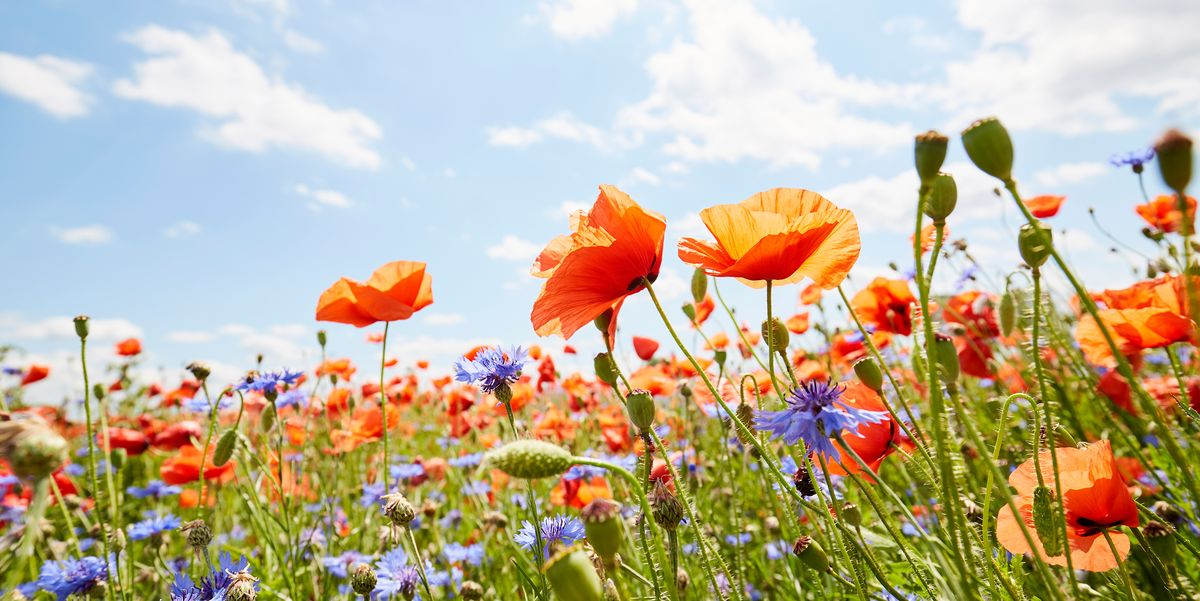
#> input picture image.jpg, 1200 x 601 px
$ python pixelAccess.py --image image.jpg
#> lines starting #> are read from the running program, lines starting #| are printed output that depends on the picture; after the words box and inside, x2 and y2 are one past the last pixel; in counts of white or black regions, pixels touching at a corner belong together
# we importing the necessarily required packages for this program
import argparse
import cv2

# we now creating the object of the argumentParser and passing arguments on that
ap = argparse.ArgumentParser()
ap.add_argument("-i", "--image", required=True, help="image path")
args = vars(ap.parse_args())

# now, we loading the image
image = cv2.imread(args["image"])
#> image is the input picture: shape (601, 1200, 3); mean B, G, R 154.3, 178.3, 190.7

# we access the height and width of the image using the shape library and showing the result
(h, w) = image.shape[:2]
#> h = 601; w = 1200
cv2.imshow("Original", image)

# In opencv all images are just like numpy array and stores like a matrix.
# The top most first pixel we can access through the values of x,y (0, 0) as
# we already explained before the python index starts from 0 not from 1.
(b, g, r) = image[0, 0]
#> b = 227; g = 190; r = 152
print("Pixel at (0, 0) - Red: {r}, Green: {g}, Blue: {b}".format(r=r, g=g, b=b))
#| Pixel at (0, 0) - Red: 152, Green: 190, Blue: 227

# now, we are going to change the pixel value of (0, 0) to red tuple
image[0, 0] = (0, 0, 255)
#> image: shape (601, 1200, 3); under 0.01% of pixels changed, all inside (x1, y1, x2, y2) = (0, 0, 1, 1)

(b, g, r) = image[0, 0]
#> b = 0; g = 0; r = 255
print("Pixel at (0, 0) - Red: {r}, Green: {g}, Blue: {b}".format(r=r, g=g, b=b))
#| Pixel at (0, 0) - Red: 255, Green: 0, Blue: 0

# now, we are going to compute the centre of the image, which simply divides the width and height
# by 2
(cX, cY) = (w // 2, h // 2)
#> cX = 600; cY = 300

# As we are using the NumPy array, so we can use the slice method to access the large pixels
# of the image -- let's grab the top-left corner
imageTarget = image[0:cY, 0:cX]
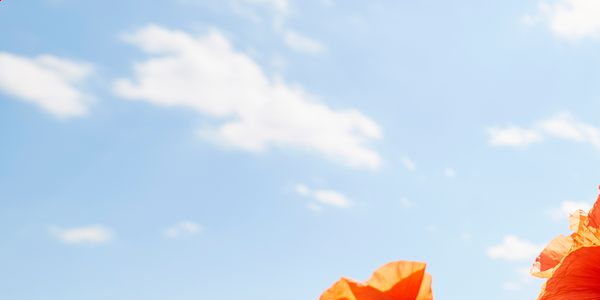
#> imageTarget: shape (300, 600, 3); mean B, G, R 233.8, 216.8, 200.6
cv2.imshow("Top-Left image Corner", imageTarget)
cv2.waitKey(0)

# Now, as we did before top-left cropped, we are going to do similar way for the
# top-right, bottom-left and bottom-right and display their results on the screen
topright = image[0:cY, cX:w]
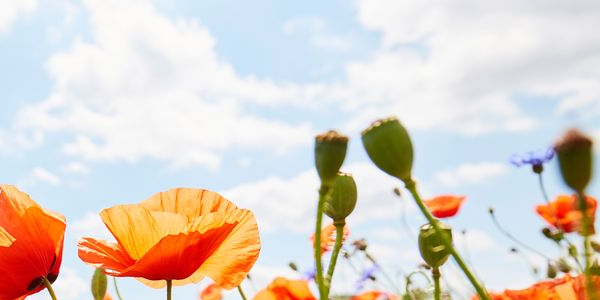
#> topright: shape (300, 600, 3); mean B, G, R 199.6, 208.9, 219.8
bottomright = image[cY:h, cX:w]
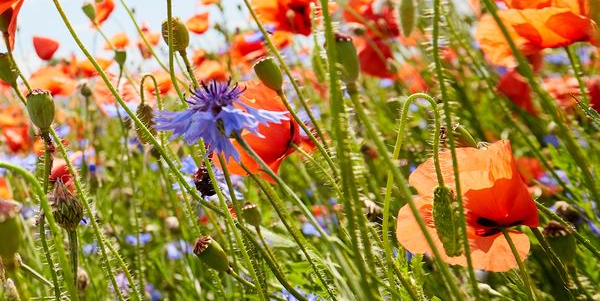
#> bottomright: shape (301, 600, 3); mean B, G, R 65.2, 129.5, 160.7
bottomleft = image[cY:h, 0:cX]
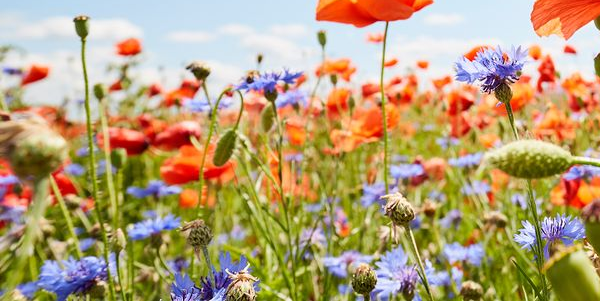
#> bottomleft: shape (301, 600, 3); mean B, G, R 118.9, 158.3, 181.8
cv2.imshow("Top-Right image", topright)
cv2.imshow("Bottom-Right image", bottomright)
cv2.imshow("Bottom-Left image", bottomleft)
cv2.waitKey(0)

# now we are going to change the colour of the bottomleft colour of the cropped image to red
image[cY:h, 0:cX] = (0, 0, 255)
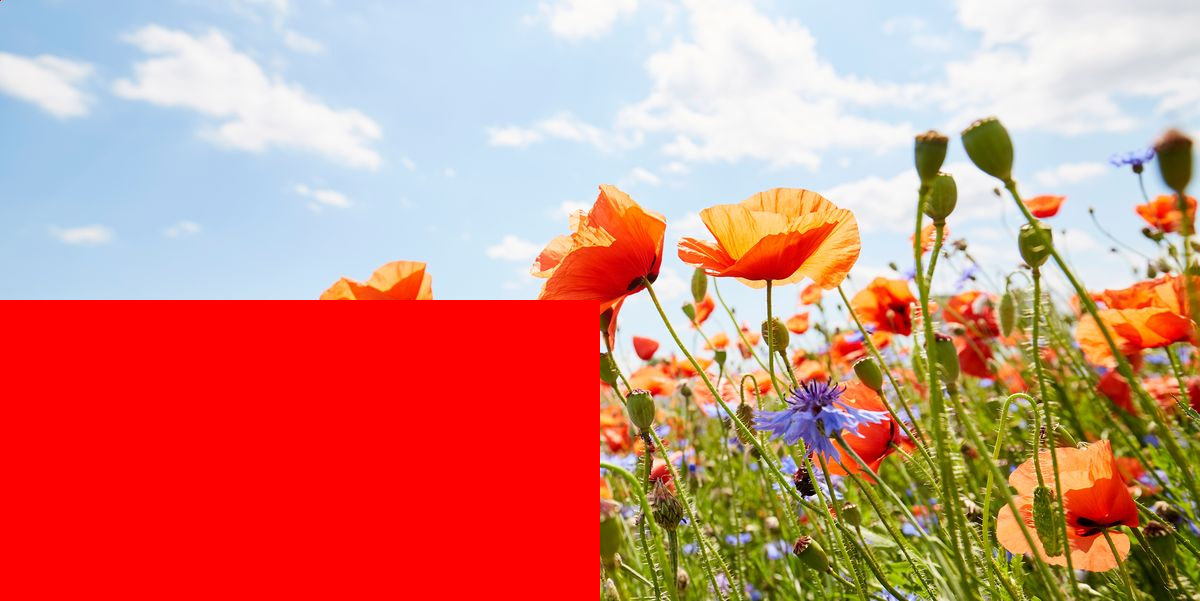
#> image: shape (601, 1200, 3); mean B, G, R 124.5, 138.7, 209
# Will display the new updated image
cv2.imshow("After change the pixel colour", image)
cv2.waitKey(0)
